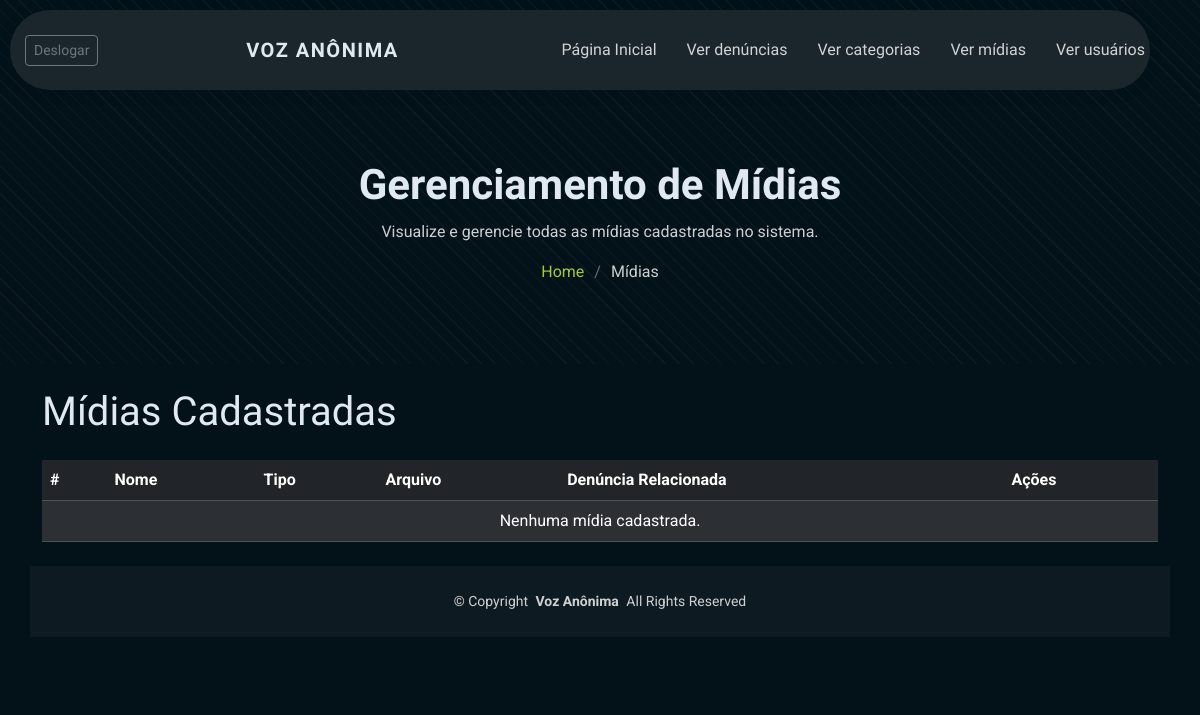
Before: /midia/ (signed in) with the older database file.
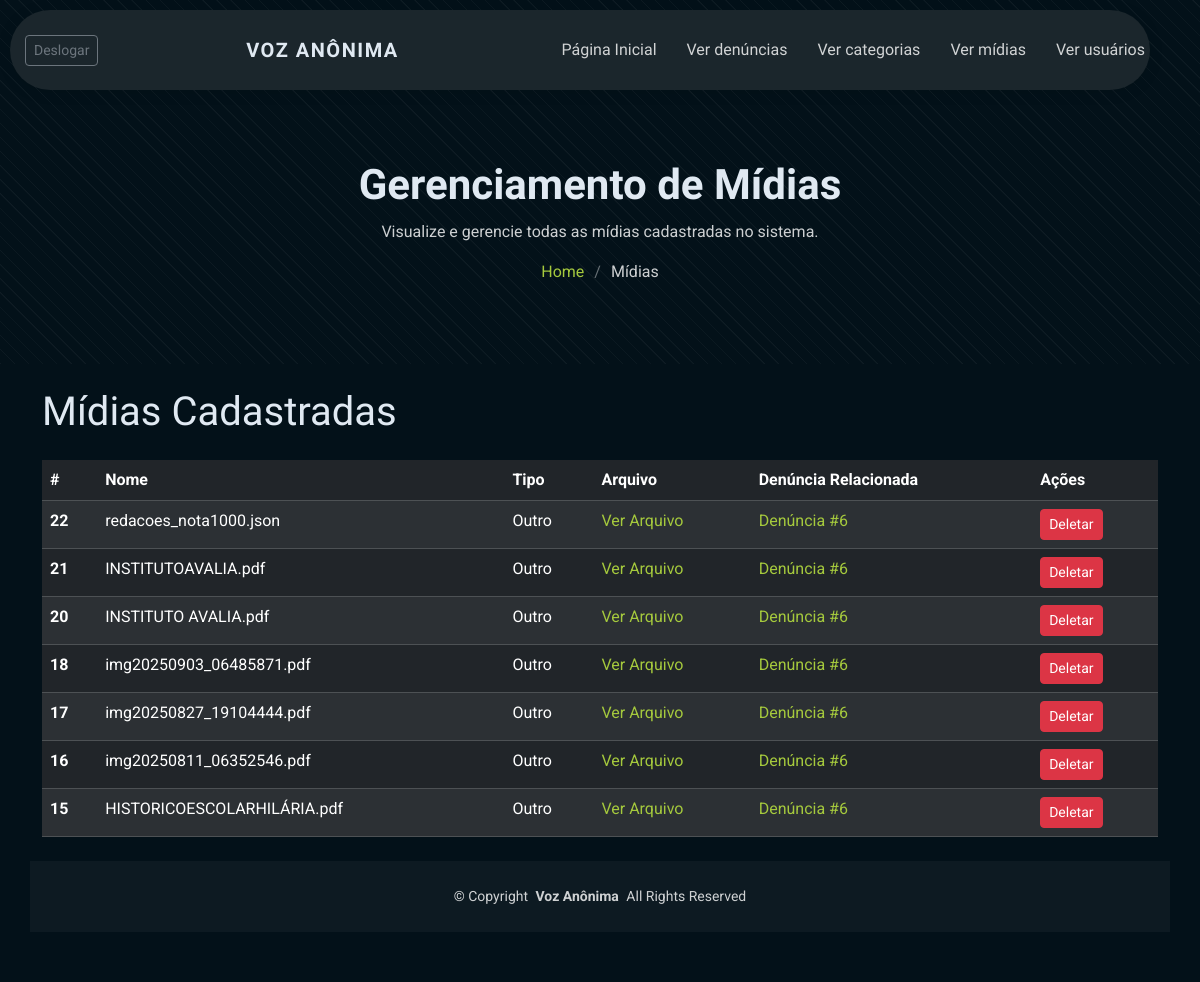
After: the same page with the newer database file.
### midia/models.py (models this page shows, shortened)
class Midia(models.Model):
    TIPOS = (
        ('imagem', 'Imagem'),
        ('audio', 'Áudio'),
        ('video', 'Vídeo'),
        ('outro', 'Outro'),
    )
    nome = models.CharField(max_length=100)
    tipo = models.CharField(max_length=10, choices=TIPOS)
    arquivo = models.FileField(upload_to="midias/")

### midia_denuncia/models.py (models this page shows, shortened)
class MidiaDenuncia(models.Model):
    denuncia = models.ForeignKey(Denuncia, on_delete=models.CASCADE, related_name="provas")
    midia = models.ForeignKey(Midia, on_delete=models.CASCADE)
    conteudo = models.FileField(upload_to="provas_denuncias/")

### denuncia/models.py (models this page shows, shortened)
class Denuncia(models.Model):
    STATUS_CHOICES = (
        ('recebida', 'Recebida'),
        ('em_andamento', 'Em Andamento'),
        ('finalizada', 'Finalizada'),
        ('arquivada', 'Arquivada'),
    )
    descricao = models.TextField()
    dt_envio = models.DateTimeField(auto_now_add=True)
    codigo_rastreamento = models.CharField(max_length=32, unique=True, blank=True, editable=False, help_text="Código único para o denunciante acompanhar o status.")
    status = models.CharField(max_length=20, choices=STATUS_CHOICES, default='nova')
    dt_ocorrido = models.DateTimeField(verbose_name="Data e Hora do Ocorrido")
    categoria = models.ForeignKey(Categoria, on_delete=models.CASCADE, related_name="denuncias")
    local = models.CharField(max_length=255)
    dt_fim = models.DateField(null=True, blank=True)
    envolvidos = models.TextField(blank=True, null=True, help_text="Descreva os envolvidos na denúncia, se houver.")
    desfecho = models.TextField(blank=True, null=True)
    recebido_por = models.ForeignKey(Usuario, on_delete=models.SET_NULL, blank=True, null=True, related_name="denuncias_recebidas")
    finalizado_por = models.ForeignKey(Usuario, on_delete=models.SET_NULL, blank=True, null=True, related_name="denuncias_finalizadas")

### midia/views.py (the view)
# urls.py: path('', views.listar_midias, name='listar_midias'),
@login_required
@permission_required('midia.view_midia', raise_exception=True)
def listar_midias(request):
    midias = Midia.objects.prefetch_related('midiadenuncia_set__denuncia').all().order_by('-id')
    return render(request, 'midia/listar.html', {'midias': midias})

### templates/midia/listar.html
{% extends 'base.html' %}
{% block content %}
<div class="page-title" data-aos="fade">
  <div class="container position-relative">
    <h1>Gerenciamento de Mídias</h1>
    <p>Visualize e gerencie todas as mídias cadastradas no sistema.</p>
    <nav class="breadcrumbs">
      <ol>
        <li><a href="{% url 'index' %}">Home</a></li>
        <li class="current">Mídias</li>
      </ol>
    </nav>
  </div>
</div>
<div class="container">
    <h1 class="my-4">Mídias Cadastradas</h1>
    <div class="table-responsive">
        <table class="table table-dark table-striped table-hover mb-0">
            <thead class="thead-dark">
                <tr>
                    <th scope="col">#</th>
                    <th scope="col">Nome</th>
                    <th scope="col">Tipo</th>
                    <th scope="col">Arquivo</th>
                    <th scope="col">Denúncia Relacionada</th>
                    <th scope="col">Ações</th>
                </tr>
            </thead>
            <tbody>
                {% for midia in midias %}
                <tr>
                    <th scope="row">{{ midia.id }}</th>
                    <td>{{ midia.nome }}</td>
                    <td>{{ midia.get_tipo_display }}</td>
                    <td><a href="{{ midia.arquivo.url }}" target="_blank">Ver Arquivo</a></td>
                    <td>
                        {% with midia_denuncia=midia.midiadenuncia_set.first %}
                            {% if midia_denuncia %}
                                <a href="{% url 'detalhar_denuncia' midia_denuncia.denuncia.id %}">
                                    Denúncia #{{ midia_denuncia.denuncia.id }}
                                </a>
                            {% else %}
                                <span class="text-muted">N/A (Mídia Geral)</span>
                            {% endif %}
                        {% endwith %}
                    </td>
                    <td>
                        <a href="{% url 'deletar_midia' midia.id %}" class="btn btn-danger btn-sm">Deletar</a>
                    </td>
                </tr>
                {% empty %}
                <tr>
                    <td colspan="6" class="text-center">Nenhuma mídia cadastrada.</td>
                </tr>
                {% endfor %}
            </tbody>
        </table>
    </div>
</div>
{% endblock %}

Changed rows visible on the page:
added Midia: id "22", nome "redacoes_nota1000.json", tipo "Outro", midiadenuncia_set.first.denuncia.id "6"
added Midia: id "21", nome "INSTITUTOAVALIA.pdf", tipo "Outro", midiadenuncia_set.first.denuncia.id "6"
added Midia: id "20", nome "INSTITUTO AVALIA.pdf", tipo "Outro", midiadenuncia_set.first.denuncia.id "6"
added Midia: id "18", nome "img20250903_06485871.pdf", tipo "Outro", midiadenuncia_set.first.denuncia.id "6"
added Midia: id "17", nome "img20250827_19104444.pdf", tipo "Outro", midiadenuncia_set.first.denuncia.id "6"
added Midia: id "16", nome "img20250811_06352546.pdf", tipo "Outro", midiadenuncia_set.first.denuncia.id "6"
added Midia: id "15", nome "HISTORICOESCOLARHILÁRIA.pdf", tipo "Outro", midiadenuncia_set.first.denuncia.id "6"
Other visible differences:
text no longer shown: "Nenhuma mídia cadastrada."
